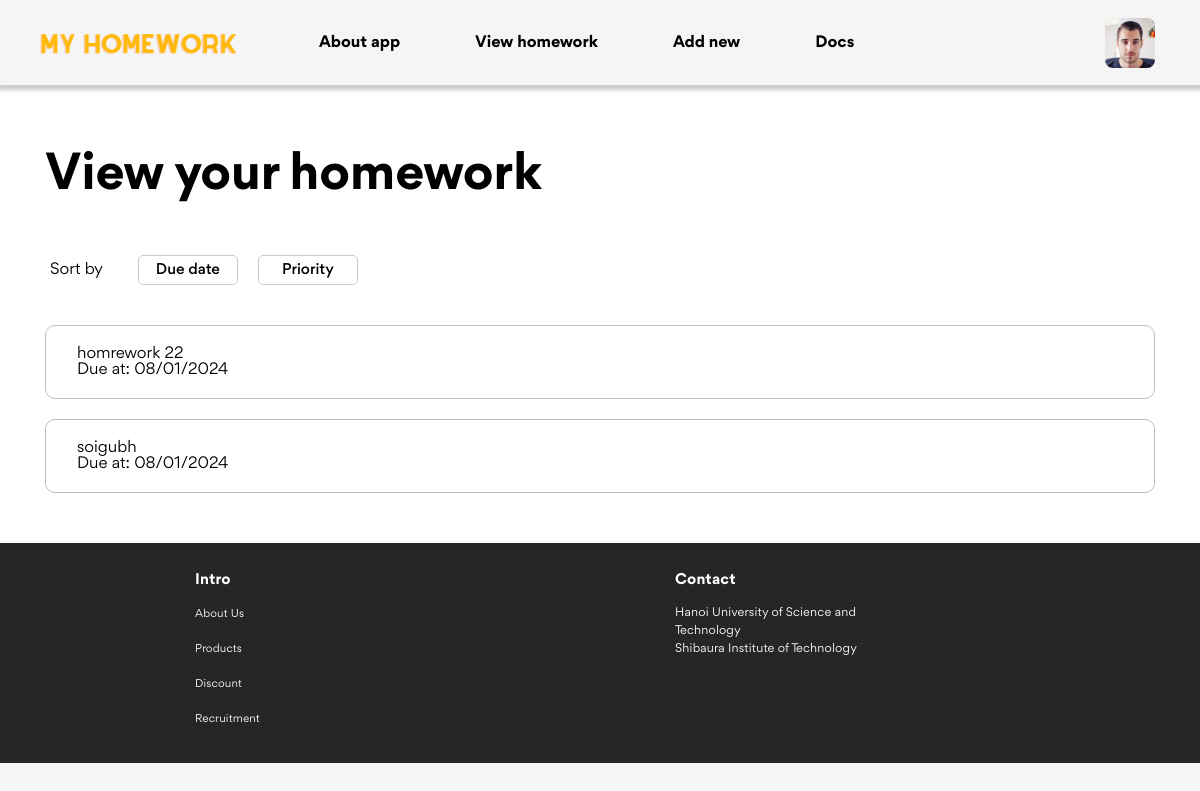
Before: /view/view-homework.html (signed in) with the older database file.
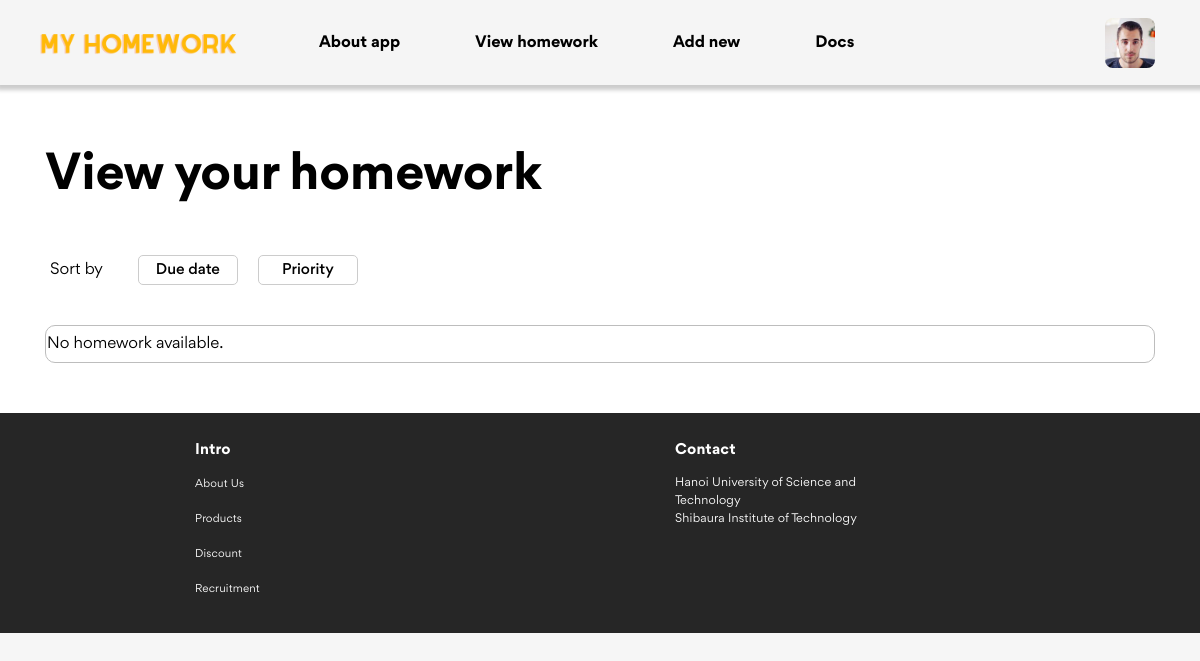
After: the same page with the newer database file.
### app/models.py (models this page shows, shortened)
class Homework(models.Model):
    user = models.ForeignKey(User, null=User, on_delete=models.CASCADE)
    name = models.CharField(max_length=200) #宿題名
    note = models.TextField(blank=True, default='') #メモ
    due_date = models.DateField() #期限
    difficulty = models.IntegerField(choices=[(1, '1'), (2, '2'), (3, '3'), (4, '4'), (5, '5')]) #難易度
    priority = models.IntegerField(default=0, editable=False) #自動的に計算する優先度
    finished = models.BooleanField(default=False) #完了した宿題かどうか

### app/views.py (the view)
# urls.py: path('view/view-homework.html', views.view_homework, name='view_homework'),
@login_required
def view_homework(request):
    sort_by = request.GET.get('sort_by','priority')
    if sort_by == 'due_date':
        homework_list = Homework.objects.filter(user=request.user, finished=False).order_by('due_date')
    else:
        homework_list = Homework.objects.filter(user=request.user, finished=False).order_by('priority')
    context = { 'homework_list':homework_list }
    return render(request, 'view/view-homework.html', context)

### templates/view/view-homework.html (shortened to what this page needs)
<!DOCTYPE html>
<html lang="en">
    <head>
        {% load static %}
        <link
            rel="stylesheet"
            href="{% static 'assets/fonts/stylesheet.css' %}"
        />
        <link rel="stylesheet" href="{% static 'assets/css/main.css' %}" />
    </head>
    <body>
        <header id="header" class="header">
            {% if user.is_authenticated %}
              {% include '../templates/header-logined.html' %}
            {% else %}
              {% include '../templates/header.html' %}
            {% endif %}
        </header>
        <div class="main-first" id="about-app">
            <div class="container">
                <div class="row">
                    <div class="col-12">
                        <h1 class="page__title">View your homework</h1>
                    </div>
                    <div class="row order">
                        <p class="order__title">Sort by</p>
                        <div class="order-options">
                            <a
                                href="{% url 'view_homework' %}?sort_by=due_date"
                                class="btn {% if request.GET.sort_by == 'due_date' %}active{% endif %}"
                            >
                                <p class="order__text">Due date</p>
                            </a>
                            <a
                                href="{% url 'view_homework' %}?sort_by=priority"
                                class="btn {% if request.GET.sort_by == 'priority' %}active{% endif %}"
                            >
                                <p class="order__text">Priority</p>
                            </a>
                        </div>
                    </div>
                </div>
                <div class="row">
                    <ul class="col-12 homework__list">
                        {% for homework in homework_list %}
                        <a href="{% url 'homework_details' homework.id %}">
                            <li class="homework__item">
                                <div class="homework__container">
                                    <div class="col-10 homework__content">
                                        <h2 class="homework__name">
                                            {{ homework.name }}
                                        </h2>
                                        <div class="homework__desc">
                                            <p class="homework__duedate">
                                                Due at:
                                                {{ homework.due_date|date:"m/d/Y" }}
                                            </p>
                                        </div>
                                    </div>
                                </div>
                            </li>
                        </a>
                        {% empty %}
                        <li class="homework__item">
                            <div class="homework__container">
                                <p>No homework available.</p>
                            </div>
                        </li>
                        {% endfor %}
                    </ul>
                </div>
            </div>
        </div>
        {% include '../templates/footer.html' %}
    </body>
</html>

Changed rows visible on the page:
removed Homework: name "homrework 22", due_date "08/01/2024"
no longer on this page (row edited): Homework: name "soigubh", due_date "08/01/2024"
Other visible differences:
text now shown: "No homework available."
